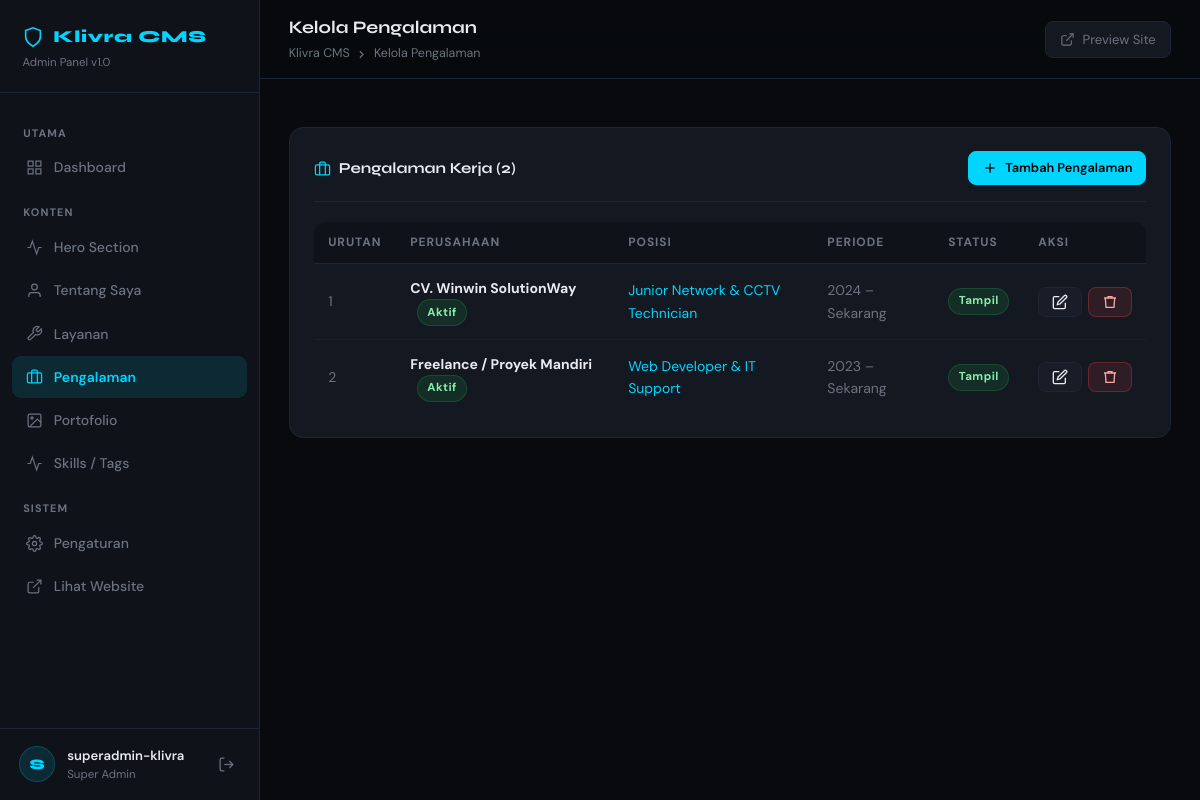
/admin/experience.php (signed in), run on the app's committed database.
### tables this page shows
CREATE TABLE IF NOT EXISTS experience (
  id INT AUTO_INCREMENT PRIMARY KEY,
  company VARCHAR(200) NOT NULL,
  role VARCHAR(200) NOT NULL,
  period VARCHAR(100),
  is_current TINYINT(1) DEFAULT 0,
  tasks TEXT COMMENT 'JSON array of task strings',
  tags TEXT COMMENT 'JSON array of tag strings',
  sort_order INT DEFAULT 0,
  is_active TINYINT(1) DEFAULT 1,
  created_at TIMESTAMP DEFAULT CURRENT_TIMESTAMP,
  updated_at TIMESTAMP DEFAULT CURRENT_TIMESTAMP ON UPDATE CURRENT_TIMESTAMP
);

### includes/config.php (called while the page is built, shortened)
<?php
function clean(string $str): string {
    return htmlspecialchars(trim($str), ENT_QUOTES, 'UTF-8');
}

### admin/experience.php (the view, shortened to what this page needs)
<?php
require_once __DIR__ . '/../includes/config.php';
$db = getDB();
$action = $_GET['action'] ?? 'list';
$items = $db->query("SELECT * FROM experience ORDER BY sort_order, id")->fetchAll();
require_once __DIR__ . '/../includes/header.php';
?>
<?php if ($action === 'list'): ?>
<div class="card">
  <div class="card-header">
    <div class="card-title">
      <svg viewBox="0 0 24 24"><rect x="2" y="7" width="20" height="14" rx="2"/><path d="M16 21V5a2 2 0 0 0-2-2h-4a2 2 0 0 0-2 2v16"/></svg>
      Pengalaman Kerja (<?= count($items) ?>)
    </div>
    <a href="?action=add" class="btn btn-primary btn-sm">
      <svg viewBox="0 0 24 24"><line x1="12" y1="5" x2="12" y2="19"/><line x1="5" y1="12" x2="19" y2="12"/></svg>
      Tambah Pengalaman
    </a>
  </div>
  <div class="table-wrap">
    <table>
      <thead><tr><th>Urutan</th><th>Perusahaan</th><th>Posisi</th><th>Periode</th><th>Status</th><th>Aksi</th></tr></thead>
      <tbody>
        <?php foreach ($items as $item): ?>
        <tr>
          <td class="text-muted"><?= $item['sort_order'] ?></td>
          <td>
            <strong><?= clean($item['company']) ?></strong>
            <?php if ($item['is_current']): ?>
              <span class="badge badge-active" style="margin-left:.4rem;">Aktif</span>
            <?php endif; ?>
          </td>
          <td style="color:var(--accent);font-size:.875rem;"><?= clean($item['role']) ?></td>
          <td class="text-muted"><?= clean($item['period']) ?></td>
          <td><span class="badge <?= $item['is_active'] ? 'badge-active' : 'badge-inactive' ?>"><?= $item['is_active']?'Tampil':'Disembunyikan' ?></span></td>
          <td>
            <div style="display:flex;gap:.4rem;">
              <a href="?action=edit&id=<?= $item['id'] ?>" class="btn btn-sm btn-secondary">
                <svg viewBox="0 0 24 24"><path d="M11 4H4a2 2 0 0 0-2 2v14a2 2 0 0 0 2 2h14a2 2 0 0 0 2-2v-7"/><path d="M18.5 2.5a2.121 2.121 0 0 1 3 3L12 15l-4 1 1-4 9.5-9.5z"/></svg>
              </a>
              <form method="POST" action="?action=delete&id=<?= $item['id'] ?>" onsubmit="return confirm('Hapus pengalaman ini?')" style="display:inline;">
                <button class="btn btn-sm btn-danger"><svg viewBox="0 0 24 24"><polyline points="3 6 5 6 21 6"/><path d="M19 6l-1 14H6L5 6"/><path d="M9 6V4h6v2"/></svg></button>
              </form>
            </div>
          </td>
        </tr>
        <?php endforeach; ?>
      </tbody>
    </table>
  </div>
</div>
<?php endif; ?>
<?php require_once __DIR__ . '/../includes/footer.php'; ?>

### includes/header.php (style rules this page uses)
*, *::before, *::after { box-sizing: border-box; margin: 0; padding: 0; }
:root { --bg: #080a0d; --surface: #0f1218; --card: #141820; --card2: #181d27; --border: #1e2533; --accent: #00d4ff; --accent2: #0097b2; --text: #e8eaf0; --muted: #6b7280; --danger: #ef4444; --warning: #f59e0b; --green: #22c55e; --sidebar-w: 260px; }
html { scroll-behavior: smooth; }
body { background: var(--bg); color: var(--text); font-family: 'DM Sans', sans-serif; font-size: 15px; line-height: 1.6; display: flex; min-height: 100vh; }
.card { background: var(--card); border: 1px solid var(--border); border-radius: 14px; padding: 1.4rem 1.5rem; }
.card-header { display: flex; align-items: center; justify-content: space-between; margin-bottom: 1.2rem; padding-bottom: 1rem; border-bottom: 1px solid var(--border); }
.card-title { font-family: 'Syne', sans-serif; font-size: .95rem; font-weight: 700; display: flex; align-items: center; gap: .5rem; }
.card-title svg { width: 17px; height: 17px; stroke: var(--accent); stroke-width: 1.75; fill: none; }
.btn { display: inline-flex; align-items: center; gap: .45rem; padding: .6rem 1.2rem; border-radius: 8px; font-family: 'DM Sans', sans-serif; font-size: .875rem; font-weight: 600; cursor: pointer; border: 1px solid transparent; text-decoration: none; transition: all .2s; }
.btn svg { width: 16px; height: 16px; stroke: currentColor; stroke-width: 2; fill: none; }
.btn-primary { background: var(--accent); color: #000; border-color: var(--accent); }
.btn-secondary { background: var(--card2); color: var(--text); border-color: var(--border); }
.btn-danger { background: rgba(239,68,68,.12); color: #fca5a5; border-color: rgba(239,68,68,.3); }
.btn-sm { padding: .38rem .8rem; font-size: .8rem; }
.table-wrap { overflow-x: auto; border-radius: 12px; }
table { width: 100%; border-collapse: collapse; }
th { background: var(--surface); padding: .7rem .9rem; text-align: left; font-size: .75rem; font-weight: 700; text-transform: uppercase; letter-spacing: .08em; color: var(--muted); border-bottom: 1px solid var(--border); }
td { padding: .8rem .9rem; font-size: .875rem; border-bottom: 1px solid rgba(30,37,51,.6); vertical-align: middle; }
tr:last-child td { border-bottom: none; }
.badge { display: inline-flex; align-items: center; gap: .3rem; padding: .2rem .6rem; border-radius: 999px; font-size: .72rem; font-weight: 700; letter-spacing: .04em; }
.badge-active { background: rgba(34,197,94,.12); color: #86efac; border: 1px solid rgba(34,197,94,.2); }
.text-muted { color: var(--muted); }

### data on the page
experience: sort_order "1", company "CV. Winwin SolutionWay", is_current "Aktif", role "Junior Network & CCTV Technician", period "2024 – Sekarang", is_active "Tampil"
experience: sort_order "2", company "Freelance / Proyek Mandiri", is_current "Aktif", role "Web Developer & IT Support", period "2023 – Sekarang", is_active "Tampil"

### other printed values
substr($adminUsername, 0, 1) "S"
$adminUsername "superadmin-klivra"
$pageTitle "Kelola Pengalaman"
count($items) "2"
